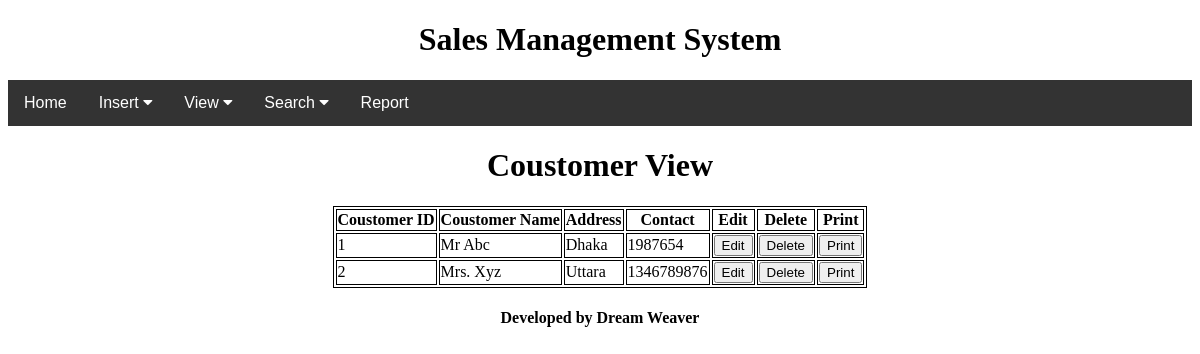
Screenshot of /clientview.php with the database file from the repository.
### tables this page shows
CREATE TABLE `tb_client` (
  `coustomer_id` varchar(100) NOT NULL,
  `coustomer_name` text NOT NULL,
  `address` varchar(20) NOT NULL,
  `contact` int(12) NOT NULL
);

### clientview.php (the view, shortened to what this page needs)
<?php include 'header.php' ?>
<html>
<head>
</head>
<body>
<center>
   <h1>Coustomer View</h1>
<?php
	$servername = "localhost";
	$username = "root";
	$password = "";
	$dbname = "db_empl";
	$conn = new mysqli($servername, $username, $password,$dbname);
		$sql = "SELECT * FROM tb_client";
		$result = $conn->query($sql);
		echo"<table><tr><th>Coustomer ID</th><th>Coustomer Name</th><th>Address</th><th>Contact</th><th>Edit</th><th>Delete</th><th>Print</th></tr>";
		if ($result->num_rows > 0) {
			while ($row = $result->fetch_assoc()) {
				echo "<tr><td id='a".$row['coustomer_id']."'>".$row['coustomer_id']."</td><td id='b".$row['coustomer_id']."'>".$row['coustomer_name']."</td><td id='c".$row['coustomer_id']."'>".$row['address']."</td><td id='d".$row['coustomer_id']."'>".$row['contact']."</td>";
				echo "<td><form action='' method='GET'><input type='submit' name=".$row['coustomer_id']." value='Edit'></form></td>";
				echo "<td><form action='' method='GET'><input type='submit' name='delete".$row['coustomer_id']."' value='Delete'></form></td>";
				echo "<td><form action='' method='GET'><input type='submit' name='print".$row['coustomer_id']."' value='Print'></form></td></tr>";
			}echo"</table>";
		}else{
				echo "No search found!!!";
		}
	 ?>
</center>
<?php include 'footer.php' ?>
</body>
</html>

### clientview.php (style rules this page uses)
table, th,td { border: 1px solid black; }

### rows the page displays
tb_client: coustomer_id "1", coustomer_name "Mr Abc", address "Dhaka", contact "1987654"
tb_client: coustomer_id "2", coustomer_name "Mrs. Xyz", address "Uttara", contact "1346789876"
